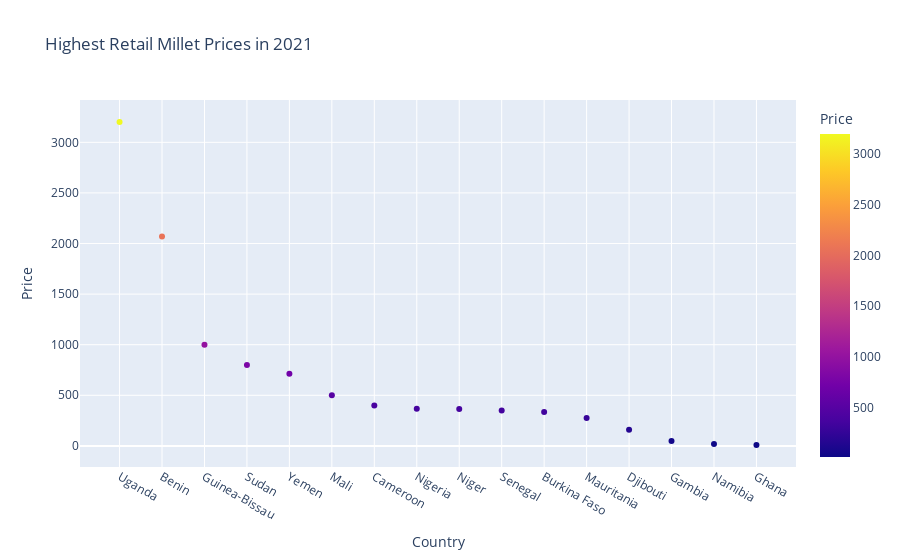

Notebook code cell kept with this figure:
### Markdown cell above
We noticed that Millet was a common food item between the 2021 and 1990 figures. Let's filter our data on this particular food item to compare the differences in prices. To do this, we're going to filter the data on our specified year and food item. Then, we're going to retrieve the maximum price for each country as each country can have multiple prices of the same item. 

Similarly to before, by comparing the prices between different times, we get to see if the item has generally increased or decreased in price.

### Code cell
# Filter for 'Millet - Retail' prices and the year 2021
millet_retail_data_2021 = global_food_prices[
    (global_food_prices['cm_name'] == 'Millet - Retail') &
    (global_food_prices['mp_year'] == 2021)
]

# We're going to getting only the highest price for each country 
indices_highest_prices = millet_retail_data_2021.groupby('country')['mp_price'].idxmax()
millet_retail_highest_prices_2021 = millet_retail_data_2021.loc[indices_highest_prices]
millet_retail_highest_prices_2021 = millet_retail_highest_prices_2021.sort_values(by='mp_price', ascending=False)

millet_plots = px.scatter(millet_retail_highest_prices_2021, x='country',y='mp_price',color='mp_price',title='Highest Retail Millet Prices in 2021',hover_data=['cur_name', 'mp_month'], labels={"country":"Country", "mp_price":"Price"}).show()

### Figure 1 — Plotly figure (JSON) as saved in the notebook; plotly's stock layout.template omitted (floating-point values rounded to 4 significant figures)
{"data": [{"customdata": [["UGX", 6], ["XOF", 1], ["XOF", 5], ["SDG", 7], ["YER", 6], ["XOF", 1], ["XAF", 4], ["NGN", 4], ["XOF", 7], ["XOF", 4], ["XOF", 5], ["MRO", 4], ["DJF", 1], ["GMD", 1], ["NAD", 5], ["GHS", 7]], "hovertemplate": "Country=%{x}<br>Price=%{marker.color}<br>cur_name=%{customdata[0]}<br>mp_month=%{customdata[1]}<extra></extra>", "legendgroup": "", "marker": {"color": [3200, 2069.0, 1000, 800, 713, 500, 400, 365.9, 364, 350, 335, 276.7, 160, 48.65, 19.35, 9.72], "coloraxis": "coloraxis", "symbol": "circle"}, "mode": "markers", "name": "", "orientation": "v", "showlegend": false, "type": "scatter", "x": ["Uganda", "Benin", "Guinea-Bissau", "Sudan", "Yemen", "Mali", "Cameroon", "Nigeria", "Niger", "Senegal", "Burkina Faso", "Mauritania", "Djibouti", "Gambia", "Namibia", "Ghana"], "xaxis": "x", "y": [3200, 2069.0, 1000, 800, 713, 500, 400, 365.9, 364, 350, 335, 276.7, 160, 48.65, 19.35, 9.72], "yaxis": "y"}], "layout": {"coloraxis": {"colorbar": {"title": {"text": "Price"}}, "colorscale": [[0, "#0d0887"], [0.1111, "#46039f"], [0.2222, "#7201a8"], [0.3333, "#9c179e"], [0.4444, "#bd3786"], [0.5556, "#d8576b"], [0.6667, "#ed7953"], [0.7778, "#fb9f3a"], [0.8889, "#fdca26"], [1, "#f0f921"]]}, "legend": {"tracegroupgap": 0}, "title": {"text": "Highest Retail Millet Prices in 2021"}, "xaxis": {"anchor": "y", "domain": [0, 1], "title": {"text": "Country"}}, "yaxis": {"anchor": "x", "domain": [0, 1], "title": {"text": "Price"}}}}
